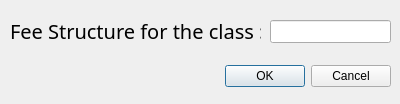
<?xml version="1.0" encoding="UTF-8"?>
<ui version="4.0">
 <class>GetFeeStructureDialog</class>
 <widget class="QDialog" name="GetFeeStructureDialog">
  <property name="geometry">
   <rect>
    <x>0</x>
    <y>0</y>
    <width>400</width>
    <height>104</height>
   </rect>
  </property>
  <property name="windowTitle">
   <string>Dialog</string>
  </property>
  <widget class="QDialogButtonBox" name="buttonBox">
   <property name="geometry">
    <rect>
     <x>50</x>
     <y>60</y>
     <width>341</width>
     <height>32</height>
    </rect>
   </property>
   <property name="orientation">
    <enum>Qt::Horizontal</enum>
   </property>
   <property name="standardButtons">
    <set>QDialogButtonBox::Cancel|QDialogButtonBox::Ok</set>
   </property>
  </widget>
  <widget class="QLabel" name="lgetFeeStruc">
   <property name="geometry">
    <rect>
     <x>10</x>
     <y>10</y>
     <width>251</width>
     <height>41</height>
    </rect>
   </property>
   <property name="font">
    <font>
     <family>Economica</family>
     <pointsize>15</pointsize>
    </font>
   </property>
   <property name="text">
    <string>Fee Structure for the class :</string>
   </property>
   <property name="buddy">
    <cstring>leClass</cstring>
   </property>
  </widget>
  <widget class="QLineEdit" name="leClass">
   <property name="geometry">
    <rect>
     <x>270</x>
     <y>20</y>
     <width>121</width>
     <height>23</height>
    </rect>
   </property>
  </widget>
 </widget>
 <resources/>
 <connections>
  <connection>
   <sender>buttonBox</sender>
   <signal>accepted()</signal>
   <receiver>GetFeeStructureDialog</receiver>
   <slot>accept()</slot>
   <hints>
    <hint type="sourcelabel">
     <x>248</x>
     <y>254</y>
    </hint>
    <hint type="destinationlabel">
     <x>157</x>
     <y>274</y>
    </hint>
   </hints>
  </connection>
  <connection>
   <sender>buttonBox</sender>
   <signal>rejected()</signal>
   <receiver>GetFeeStructureDialog</receiver>
   <slot>reject()</slot>
   <hints>
    <hint type="sourcelabel">
     <x>316</x>
     <y>260</y>
    </hint>
    <hint type="destinationlabel">
     <x>286</x>
     <y>274</y>
    </hint>
   </hints>
  </connection>
 </connections>
</ui>
